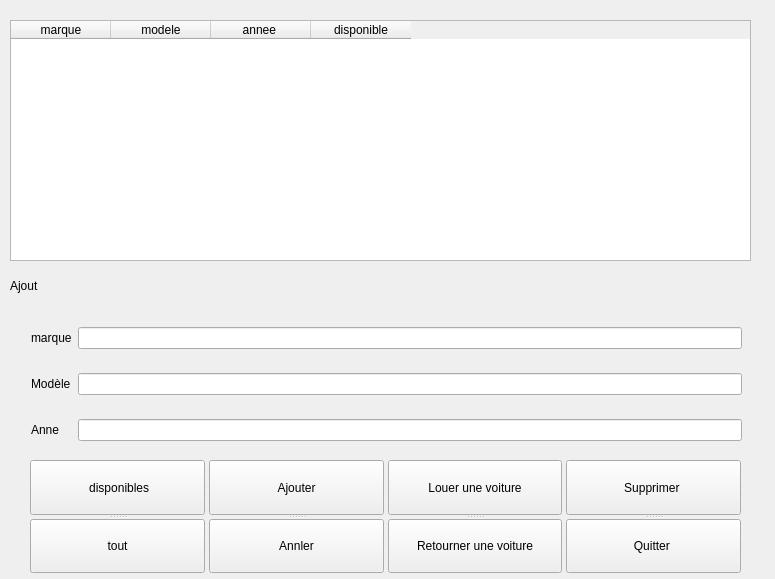
<?xml version="1.0" encoding="UTF-8"?>
<ui version="4.0">
 <class>Form</class>
 <widget class="QWidget" name="Form">
  <property name="geometry">
   <rect>
    <x>0</x>
    <y>0</y>
    <width>775</width>
    <height>579</height>
   </rect>
  </property>
  <property name="windowTitle">
   <string>Form</string>
  </property>
  <widget class="QTableWidget" name="tab">
   <property name="geometry">
    <rect>
     <x>10</x>
     <y>20</y>
     <width>741</width>
     <height>241</height>
    </rect>
   </property>
   <column>
    <property name="text">
     <string>marque</string>
    </property>
   </column>
   <column>
    <property name="text">
     <string>modele</string>
    </property>
   </column>
   <column>
    <property name="text">
     <string>annee </string>
    </property>
   </column>
   <column>
    <property name="text">
     <string>disponible</string>
    </property>
   </column>
  </widget>
  <widget class="QLabel" name="label">
   <property name="geometry">
    <rect>
     <x>10</x>
     <y>270</y>
     <width>91</width>
     <height>31</height>
    </rect>
   </property>
   <property name="text">
    <string>Ajout</string>
   </property>
  </widget>
  <widget class="QWidget" name="layoutWidget">
   <property name="geometry">
    <rect>
     <x>30</x>
     <y>460</y>
     <width>711</width>
     <height>114</height>
    </rect>
   </property>
   <layout class="QGridLayout" name="gridLayout_2">
    <property name="leftMargin">
     <number>0</number>
    </property>
    <property name="bottomMargin">
     <number>1</number>
    </property>
    <property name="horizontalSpacing">
     <number>4</number>
    </property>
    <item row="0" column="0">
     <widget class="QSplitter" name="splitter_3">
      <property name="orientation">
       <enum>Qt::Orientation::Vertical</enum>
      </property>
      <widget class="QPushButton" name="aff">
       <property name="text">
        <string> disponibles</string>
       </property>
      </widget>
      <widget class="QPushButton" name="tout">
       <property name="text">
        <string>tout</string>
       </property>
      </widget>
     </widget>
    </item>
    <item row="0" column="3">
     <widget class="QSplitter" name="splitter_4">
      <property name="orientation">
       <enum>Qt::Orientation::Vertical</enum>
      </property>
      <widget class="QPushButton" name="supp">
       <property name="text">
        <string>Supprimer </string>
       </property>
      </widget>
      <widget class="QPushButton" name="quit">
       <property name="text">
        <string>Quitter </string>
       </property>
      </widget>
     </widget>
    </item>
    <item row="0" column="2">
     <widget class="QSplitter" name="splitter">
      <property name="orientation">
       <enum>Qt::Orientation::Vertical</enum>
      </property>
      <widget class="QPushButton" name="louer">
       <property name="text">
        <string>Louer une voiture</string>
       </property>
      </widget>
      <widget class="QPushButton" name="retourner">
       <property name="text">
        <string>Retourner une voiture</string>
       </property>
      </widget>
     </widget>
    </item>
    <item row="0" column="1">
     <widget class="QSplitter" name="splitter_2">
      <property name="orientation">
       <enum>Qt::Orientation::Vertical</enum>
      </property>
      <widget class="QPushButton" name="ajout">
       <property name="text">
        <string>Ajouter</string>
       </property>
      </widget>
      <widget class="QPushButton" name="Annler">
       <property name="text">
        <string>Annler</string>
       </property>
      </widget>
     </widget>
    </item>
   </layout>
  </widget>
  <widget class="QWidget" name="layoutWidget">
   <property name="geometry">
    <rect>
     <x>31</x>
     <y>309</y>
     <width>711</width>
     <height>151</height>
    </rect>
   </property>
   <layout class="QGridLayout" name="gridLayout">
    <item row="0" column="0">
     <widget class="QLabel" name="label_2">
      <property name="text">
       <string>marque</string>
      </property>
     </widget>
    </item>
    <item row="0" column="1">
     <widget class="QLineEdit" name="marq"/>
    </item>
    <item row="1" column="0">
     <widget class="QLabel" name="label_3">
      <property name="text">
       <string>Modèle</string>
      </property>
     </widget>
    </item>
    <item row="1" column="1">
     <widget class="QLineEdit" name="mod"/>
    </item>
    <item row="2" column="0">
     <widget class="QLabel" name="label_5">
      <property name="text">
       <string>Anne</string>
      </property>
     </widget>
    </item>
    <item row="2" column="1">
     <widget class="QLineEdit" name="anne"/>
    </item>
   </layout>
  </widget>
 </widget>
 <resources/>
 <connections>
  <connection>
   <sender>Annler</sender>
   <signal>clicked()</signal>
   <receiver>mod</receiver>
   <slot>clear()</slot>
   <hints>
    <hint type="sourcelabel">
     <x>393</x>
     <y>482</y>
    </hint>
    <hint type="destinationlabel">
     <x>324</x>
     <y>350</y>
    </hint>
   </hints>
  </connection>
  <connection>
   <sender>Annler</sender>
   <signal>clicked()</signal>
   <receiver>marq</receiver>
   <slot>clear()</slot>
   <hints>
    <hint type="sourcelabel">
     <x>393</x>
     <y>482</y>
    </hint>
    <hint type="destinationlabel">
     <x>385</x>
     <y>317</y>
    </hint>
   </hints>
  </connection>
  <connection>
   <sender>Annler</sender>
   <signal>clicked()</signal>
   <receiver>anne</receiver>
   <slot>clear()</slot>
   <hints>
    <hint type="sourcelabel">
     <x>284</x>
     <y>472</y>
    </hint>
    <hint type="destinationlabel">
     <x>295</x>
     <y>371</y>
    </hint>
   </hints>
  </connection>
 </connections>
</ui>
